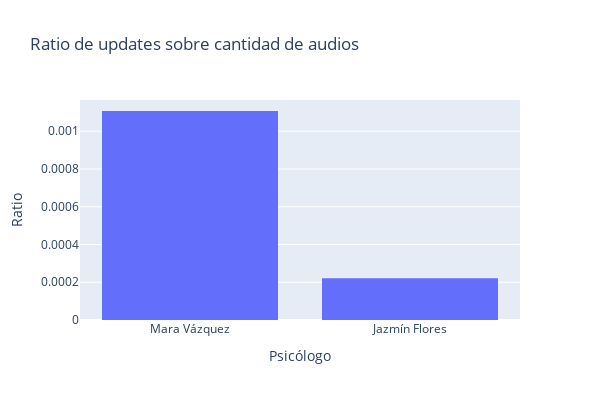

Write notebook code for a chart like this one.
### Markdown cell above
## 1) Del total de los audios de una semana, en cuántos hubo updates?

### Code cell
update_ratio = {} # ratio cantidad de updates sobre cantidad de etiquetas
n_labels = {} # cuántos audios etiquetó

for k in psicologos.keys():
    
#     print(k)
#     print(df.head())
    
    df = df_dict[k]
    
    n_updates = df['updated'].sum() # cuántos updates hizo la persona
    N = df.shape[0] # cuántos audios etiquetó
    
    update_ratio[k] = n_updates/float(N)
    n_labels[k] = N

fig = px.histogram(x=update_ratio.keys(), y=update_ratio.values(), title="Ratio de updates sobre cantidad de audios", width=600, height=400).update_xaxes(categoryorder="total descending")
fig.update_layout(xaxis_title="Psicólogo", yaxis_title="Ratio")
fig.show()

### Figure 1 — Plotly figure (JSON) as saved in the notebook; plotly's stock layout.template omitted (floating-point values rounded to 4 significant figures)
{"data": [{"alignmentgroup": "True", "bingroup": "x", "histfunc": "sum", "hovertemplate": "x=%{x}<br>sum of y=%{y}<extra></extra>", "legendgroup": "", "marker": {"color": "#636efa", "pattern": {"shape": ""}}, "name": "", "offsetgroup": "", "orientation": "v", "showlegend": false, "type": "histogram", "x": ["Jazmín Flores", "Mara Vázquez", "Omar Hernández"], "xaxis": "x", "y": [0.0002214, 0.001107, 0], "yaxis": "y"}], "layout": {"barmode": "relative", "height": 400, "legend": {"tracegroupgap": 0}, "title": {"text": "Ratio de updates sobre cantidad de audios"}, "width": 600, "xaxis": {"anchor": "y", "categoryorder": "total descending", "domain": [0, 1], "title": {"text": "Psicólogo"}}, "yaxis": {"anchor": "x", "domain": [0, 1], "title": {"text": "Ratio"}}}}
